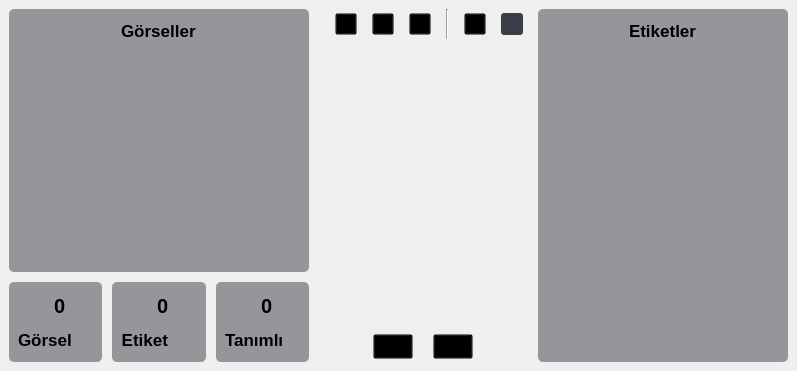
      <widget class="QWidget" name="page_labeling">
       <property name="styleSheet">
        <string notr="true">QListWidget, QTableWidget{
	border:none;
	background-color: transparent;
	color: #EEEEEE;
}

QTableWidget::item:selected, QTableWidget::item:hover{
	background-color: #272B32;
	color: #EEEEEE;
}
QTableWidget QTableCornerButton::section {
        background-color: transparent;
	border-bottom: 2px solid #00ADB5;
    }
#widget_image_list, #widget_current_label_area{
	background-color: rgba(57, 62, 70, 128);
	border-radius: 5px;
}
QPushButton{
	background-color: transparent;
}
QPushButton:checked{
	border:none;
	background-color: #393E46;
	border-radius: 3px;
}</string>
       </property>
       <layout class="QVBoxLayout" name="verticalLayout_2">
        <property name="leftMargin">
         <number>0</number>
        </property>
        <property name="topMargin">
         <number>0</number>
        </property>
        <property name="rightMargin">
         <number>0</number>
        </property>
        <property name="bottomMargin">
         <number>0</number>
        </property>
        <item>
         <widget class="QWidget" name="widget" native="true">
          <layout class="QHBoxLayout" name="horizontalLayout_3">
           <item>
            <widget class="QWidget" name="widget_4" native="true">
             <property name="sizePolicy">
              <sizepolicy hsizetype="Fixed" vsizetype="Preferred">
               <horstretch>0</horstretch>
               <verstretch>0</verstretch>
              </sizepolicy>
             </property>
             <layout class="QVBoxLayout" name="verticalLayout_6">
              <property name="spacing">
               <number>10</number>
              </property>
              <property name="leftMargin">
               <number>0</number>
              </property>
              <property name="topMargin">
               <number>0</number>
              </property>
              <property name="rightMargin">
               <number>0</number>
              </property>
              <property name="bottomMargin">
               <number>0</number>
              </property>
              <item>
               <widget class="QWidget" name="widget_image_list" native="true">
                <property name="minimumSize">
                 <size>
                  <width>300</width>
                  <height>0</height>
                 </size>
                </property>
                <property name="maximumSize">
                 <size>
                  <width>300</width>
                  <height>16777215</height>
                 </size>
                </property>
                <property name="styleSheet">
                 <string notr="true"/>
                </property>
                <layout class="QVBoxLayout" name="layout_image_list">
                 <property name="leftMargin">
                  <number>9</number>
                 </property>
                 <property name="topMargin">
                  <number>12</number>
                 </property>
                 <property name="rightMargin">
                  <number>9</number>
                 </property>
                 <property name="bottomMargin">
                  <number>9</number>
                 </property>
                 <item alignment="Qt::AlignHCenter">
                  <widget class="QLabel" name="label_image_list_title">
                   <property name="font">
                    <font>
                     <pointsize>13</pointsize>
                     <weight>75</weight>
                     <bold>true</bold>
                    </font>
                   </property>
                   <property name="text">
                    <string>Görseller</string>
                   </property>
                  </widget>
                 </item>
                 <item>
                  <widget class="QTableWidget" name="image_table">
                   <property name="verticalScrollBarPolicy">
                    <enum>Qt::ScrollBarAsNeeded</enum>
                   </property>
                   <property name="horizontalScrollBarPolicy">
                    <enum>Qt::ScrollBarAsNeeded</enum>
                   </property>
                   <property name="editTriggers">
                    <set>QAbstractItemView::NoEditTriggers</set>
                   </property>
                   <property name="alternatingRowColors">
                    <bool>false</bool>
                   </property>
                   <property name="selectionMode">
                    <enum>QAbstractItemView::SingleSelection</enum>
                   </property>
                   <property name="showGrid">
                    <bool>false</bool>
                   </property>
                   <property name="sortingEnabled">
                    <bool>false</bool>
                   </property>
                   <attribute name="horizontalHeaderVisible">
                    <bool>false</bool>
                   </attribute>
                   <attribute name="horizontalHeaderCascadingSectionResizes">
                    <bool>false</bool>
                   </attribute>
                   <attribute name="horizontalHeaderDefaultSectionSize">
                    <number>50</number>
                   </attribute>
                   <attribute name="horizontalHeaderHighlightSections">
                    <bool>true</bool>
                   </attribute>
                   <attribute name="horizontalHeaderMinimumSectionSize">
                    <number>0</number>
                   </attribute>
                   <attribute name="horizontalHeaderShowSortIndicator" stdset="0">
                    <bool>false</bool>
                   </attribute>
                   <attribute name="horizontalHeaderStretchLastSection">
                    <bool>true</bool>
                   </attribute>
                   <attribute name="verticalHeaderVisible">
                    <bool>false</bool>
                   </attribute>
                   <column>
                    <property name="text">
                     <string>Durum</string>
                    </property>
                   </column>
                   <column>
                    <property name="text">
                     <string>Görsel</string>
                    </property>
                   </column>
                  </widget>
                 </item>
                 <item>
                  <widget class="QWidget" name="widget_2" native="true">
                   <layout class="QHBoxLayout" name="horizontalLayout_6"/>
                  </widget>
                 </item>
                </layout>
               </widget>
              </item>
              <item>
               <widget class="QWidget" name="widget_total_values" native="true">
                <property name="minimumSize">
                 <size>
                  <width>0</width>
                  <height>80</height>
                 </size>
                </property>
                <property name="styleSheet">
                 <string notr="true">#widget_total_image, #widget_defined_annotation, #widget_total_annotation{
	border-radius: 5px;
	background-color:  rgba(57, 62, 70, 128);;
}</string>
                </property>
                <layout class="QVBoxLayout" name="verticalLayout_7">
                 <property name="spacing">
                  <number>10</number>
                 </property>
                 <property name="leftMargin">
                  <number>0</number>
                 </property>
                 <property name="topMargin">
                  <number>0</number>
                 </property>
                 <property name="rightMargin">
                  <number>0</number>
                 </property>
                 <property name="bottomMargin">
                  <number>0</number>
                 </property>
                 <item>
                  <layout class="QHBoxLayout" name="horizontalLayout_8">
                   <property name="spacing">
                    <number>10</number>
                   </property>
                   <property name="leftMargin">
                    <number>0</number>
                   </property>
                   <item>
                    <widget class="QWidget" name="widget_total_image" native="true">
                     <property name="toolTip">
                      <string>Toplam Görsel</string>
                     </property>
                     <layout class="QVBoxLayout" name="verticalLayout_8">
                      <item>
                       <layout class="QHBoxLayout" name="horizontalLayout_9">
                        <item>
                         <widget class="QLabel" name="total_image_icon">
                          <property name="minimumSize">
                           <size>
                            <width>30</width>
                            <height>30</height>
                           </size>
                          </property>
                          <property name="maximumSize">
                           <size>
                            <width>30</width>
                            <height>30</height>
                           </size>
                          </property>
                          <property name="text">
                           <string/>
                          </property>
                          <property name="pixmap">
                           <pixmap resource="../../rcc_files/rsrc.qrc">:/images/templates/images/image.svg</pixmap>
                          </property>
                          <property name="scaledContents">
                           <bool>true</bool>
                          </property>
                         </widget>
                        </item>
                        <item>
                         <widget class="QLabel" name="label_total_image_value">
                          <property name="font">
                           <font>
                            <pointsize>15</pointsize>
                            <weight>75</weight>
                            <bold>true</bold>
                           </font>
                          </property>
                          <property name="text">
                           <string>0</string>
                          </property>
                         </widget>
                        </item>
                       </layout>
                      </item>
                      <item>
                       <widget class="QLabel" name="label_image_title">
                        <property name="font">
                         <font>
                          <pointsize>13</pointsize>
                          <weight>75</weight>
                          <bold>true</bold>
                         </font>
                        </property>
                        <property name="text">
                         <string>Görsel</string>
                        </property>
                       </widget>
                      </item>
                     </layout>
                    </widget>
                   </item>
                   <item>
                    <widget class="QWidget" name="widget_total_annotation" native="true">
                     <property name="toolTip">
                      <string>Toplam Etiket</string>
                     </property>
                     <layout class="QVBoxLayout" name="verticalLayout_9">
                      <item>
                       <layout class="QHBoxLayout" name="horizontalLayout_10">
                        <item>
                         <widget class="QLabel" name="total_annotation_icon">
                          <property name="sizePolicy">
                           <sizepolicy hsizetype="Preferred" vsizetype="Preferred">
                            <horstretch>0</horstretch>
                            <verstretch>0</verstretch>
                           </sizepolicy>
                          </property>
                          <property name="minimumSize">
                           <size>
                            <width>30</width>
                            <height>30</height>
                           </size>
                          </property>
                          <property name="maximumSize">
                           <size>
                            <width>30</width>
                            <height>30</height>
                           </size>
                          </property>
                          <property name="text">
                           <string/>
                          </property>
                          <property name="pixmap">
                           <pixmap resource="../../rcc_files/rsrc.qrc">:/images/templates/images/label-colorful.svg</pixmap>
                          </property>
                          <property name="scaledContents">
                           <bool>true</bool>
                          </property>
                         </widget>
                        </item>
                        <item>
                         <widget class="QLabel" name="label_total_annotation_value">
                          <property name="font">
                           <font>
                            <pointsize>15</pointsize>
                            <weight>75</weight>
                            <bold>true</bold>
                           </font>
                          </property>
                          <property name="text">
                           <string>0</string>
                          </property>
                         </widget>
                        </item>
                       </layout>
                      </item>
                      <item alignment="Qt::AlignLeft">
                       <widget class="QLabel" name="label_total_annotation_title">
                        <property name="font">
                         <font>
                          <pointsize>13</pointsize>
                          <weight>75</weight>
                          <bold>true</bold>
                         </font>
                        </property>
                        <property name="text">
                         <string>Etiket</string>
                        </property>
                        <property name="alignment">
                         <set>Qt::AlignRight|Qt::AlignTrailing|Qt::AlignVCenter</set>
                        </property>
                       </widget>
                      </item>
                     </layout>
                    </widget>
                   </item>
                   <item>
                    <widget class="QWidget" name="widget_defined_annotation" native="true">
                     <property name="toolTip">
                      <string>Toplam Tanımlı Etiket</string>
                     </property>
                     <layout class="QVBoxLayout" name="verticalLayout_10">
                      <item>
                       <layout class="QHBoxLayout" name="horizontalLayout_11">
                        <item>
                         <widget class="QLabel" name="defined_annotation_icon">
                          <property name="minimumSize">
                           <size>
                            <width>30</width>
                            <height>30</height>
                           </size>
                          </property>
                          <property name="maximumSize">
                           <size>
                            <width>30</width>
                            <height>30</height>
                           </size>
                          </property>
                          <property name="text">
                           <string/>
                          </property>
                          <property name="pixmap">
                           <pixmap resource="../../rcc_files/rsrc.qrc">:/images/templates/images/tick-double.svg</pixmap>
                          </property>
                          <property name="scaledContents">
                           <bool>true</bool>
                          </property>
                         </widget>
                        </item>
                        <item>
                         <widget class="QLabel" name="label_defined_annotation_value">
                          <property name="font">
                           <font>
                            <pointsize>15</pointsize>
                            <weight>75</weight>
                            <bold>true</bold>
                           </font>
                          </property>
                          <property name="text">
                           <string>0</string>
                          </property>
                         </widget>
                        </item>
                       </layout>
                      </item>
                      <item>
                       <widget class="QLabel" name="label_defined_annotation_title">
                        <property name="font">
                         <font>
                          <pointsize>13</pointsize>
                          <weight>75</weight>
                          <bold>true</bold>
                         </font>
                        </property>
                        <property name="text">
                         <string>Tanımlı</string>
                        </property>
                        <property name="alignment">
                         <set>Qt::AlignLeading|Qt::AlignLeft|Qt::AlignVCenter</set>
                        </property>
                       </widget>
                      </item>
                     </layout>
                    </widget>
                   </item>
                  </layout>
                 </item>
                </layout>
               </widget>
              </item>
             </layout>
            </widget>
           </item>
           <item>
            <layout class="QVBoxLayout" name="verticalLayout_5">
             <item alignment="Qt::AlignLeft">
              <widget class="QWidget" name="widget_3" native="true">
               <property name="sizePolicy">
                <sizepolicy hsizetype="Preferred" vsizetype="Fixed">
                 <horstretch>0</horstretch>
                 <verstretch>0</verstretch>
                </sizepolicy>
               </property>
               <property name="minimumSize">
                <size>
                 <width>0</width>
                 <height>30</height>
                </size>
               </property>
               <layout class="QHBoxLayout" name="horizontalLayout_7">
                <property name="spacing">
                 <number>15</number>
                </property>
                <property name="leftMargin">
                 <number>20</number>
                </property>
                <property name="topMargin">
                 <number>0</number>
                </property>
                <property name="bottomMargin">
                 <number>0</number>
                </property>
                <item>
                 <widget class="QPushButton" name="pushButton_zoom_in">
                  <property name="minimumSize">
                   <size>
                    <width>22</width>
                    <height>22</height>
                   </size>
                  </property>
                  <property name="maximumSize">
                   <size>
                    <width>22</width>
                    <height>22</height>
                   </size>
                  </property>
                  <property name="toolTip">
                   <string>Yakınlaş</string>
                  </property>
                  <property name="styleSheet">
                   <string notr="true">QPushButton {
    background-repeat: no-repeat;
    border-image: url(:/images/templates/images/zoom-in.svg);
}

QPushButton:hover {
    border-image: url(:/images/templates/images/zoom-in-colorful.svg);
}</string>
                  </property>
                  <property name="text">
                   <string/>
                  </property>
                  <property name="iconSize">
                   <size>
                    <width>20</width>
                    <height>20</height>
                   </size>
                  </property>
                 </widget>
                </item>
                <item>
                 <widget class="QPushButton" name="pushButton_zoom_out">
                  <property name="minimumSize">
                   <size>
                    <width>22</width>
                    <height>22</height>
                   </size>
                  </property>
                  <property name="maximumSize">
                   <size>
                    <width>22</width>
                    <height>22</height>
                   </size>
                  </property>
                  <property name="toolTip">
                   <string>Uzaklaş</string>
                  </property>
                  <property name="styleSheet">
                   <string notr="true">QPushButton {
    background-repeat: no-repeat;
    border-image: url(:/images/templates/images/zoom-out.svg);
}

QPushButton:hover {
    border-image: url(:/images/templates/images/zoom-out-colorful.svg);
}</string>
                  </property>
                  <property name="text">
                   <string/>
                  </property>
                  <property name="iconSize">
                   <size>
                    <width>20</width>
                    <height>20</height>
                   </size>
                  </property>
                 </widget>
                </item>
                <item>
                 <widget class="QPushButton" name="pushButton_zoom_fit">
                  <property name="minimumSize">
                   <size>
                    <width>22</width>
                    <height>22</height>
                   </size>
                  </property>
                  <property name="maximumSize">
                   <size>
                    <width>22</width>
                    <height>22</height>
                   </size>
                  </property>
                  <property name="toolTip">
                   <string>Sığdır</string>
                  </property>
                  <property name="styleSheet">
                   <string notr="true">QPushButton {
    background-repeat: no-repeat;
    border-image: url(:/images/templates/images/zoom-fit.svg);
}

QPushButton:hover {
    border-image: url(:/images/templates/images/zoom-fit-colorful.svg);
}</string>
                  </property>
                  <property name="text">
                   <string/>
                  </property>
                  <property name="iconSize">
                   <size>
                    <width>20</width>
                    <height>20</height>
                   </size>
                  </property>
                 </widget>
                </item>
                <item>
                 <widget class="Line" name="line_2">
                  <property name="orientation">
                   <enum>Qt::Vertical</enum>
                  </property>
                 </widget>
                </item>
                <item>
                 <widget class="QPushButton" name="pushButton_activate_hand">
                  <property name="minimumSize">
                   <size>
                    <width>22</width>
                    <height>22</height>
                   </size>
                  </property>
                  <property name="maximumSize">
                   <size>
                    <width>22</width>
                    <height>22</height>
                   </size>
                  </property>
                  <property name="toolTip">
                   <string>Eller Serbest</string>
                  </property>
                  <property name="styleSheet">
                   <string notr="true">QPushButton {
    background-repeat: no-repeat;
    border-image: url(:/images/templates/images/hand.svg);
}

QPushButton:hover, QPushButton:checked {
    border-image: url(:/images/templates/images/hand-colorful.svg);
}</string>
                  </property>
                  <property name="text">
                   <string/>
                  </property>
                  <property name="iconSize">
                   <size>
                    <width>20</width>
                    <height>20</height>
                   </size>
                  </property>
                  <property name="checkable">
                   <bool>true</bool>
                  </property>
                 </widget>
                </item>
                <item>
                 <widget class="QPushButton" name="pushButton_activate_crosshair">
                  <property name="minimumSize">
                   <size>
                    <width>22</width>
                    <height>22</height>
                   </size>
                  </property>
                  <property name="maximumSize">
                   <size>
                    <width>22</width>
                    <height>22</height>
                   </size>
                  </property>
                  <property name="toolTip">
                   <string>Seçim Yap</string>
                  </property>
                  <property name="styleSheet">
                   <string notr="true">QPushButton {
    border-image: url(:/images/templates/images/cross-hair.svg);
}

QPushButton:hover, QPushButton:checked {
    border-image: url(:/images/templates/images/cross-hair-colorful.svg);
}</string>
                  </property>
                  <property name="text">
                   <string/>
                  </property>
                  <property name="iconSize">
                   <size>
                    <width>20</width>
                    <height>20</height>
                   </size>
                  </property>
                  <property name="checkable">
                   <bool>true</bool>
                  </property>
                  <property name="checked">
                   <bool>true</bool>
                  </property>
                 </widget>
                </item>
               </layout>
              </widget>
             </item>
             <item>
              <widget class="QWidget" name="widget_labeling_area" native="true">
               <property name="sizePolicy">
                <sizepolicy hsizetype="MinimumExpanding" vsizetype="Preferred">
                 <horstretch>0</horstretch>
                 <verstretch>0</verstretch>
                </sizepolicy>
               </property>
               <property name="styleSheet">
                <string notr="true">QGraphicsView{
	background-color: transparent;
}</string>
               </property>
               <layout class="QVBoxLayout" name="layout_labeling_area">
                <property name="spacing">
                 <number>0</number>
                </property>
                <property name="leftMargin">
                 <number>0</number>
                </property>
                <property name="topMargin">
                 <number>0</number>
                </property>
                <property name="rightMargin">
                 <number>0</number>
                </property>
                <property name="bottomMargin">
                 <number>0</number>
                </property>
               </layout>
              </widget>
             </item>
             <item alignment="Qt::AlignHCenter">
              <widget class="QWidget" name="widget_labeling_bottom_area" native="true">
               <property name="sizePolicy">
                <sizepolicy hsizetype="Fixed" vsizetype="Fixed">
                 <horstretch>0</horstretch>
                 <verstretch>0</verstretch>
                </sizepolicy>
               </property>
               <property name="minimumSize">
                <size>
                 <width>0</width>
                 <height>25</height>
                </size>
               </property>
               <property name="styleSheet">
                <string notr="true"/>
               </property>
               <layout class="QHBoxLayout" name="horizontalLayout_5">
                <property name="topMargin">
                 <number>3</number>
                </property>
                <property name="bottomMargin">
                 <number>3</number>
                </property>
                <item>
                 <widget class="QPushButton" name="pushButton_previous_image">
                  <property name="minimumSize">
                   <size>
                    <width>25</width>
                    <height>25</height>
                   </size>
                  </property>
                  <property name="styleSheet">
                   <string notr="true">QPushButton {
    background-repeat: no-repeat;
    border-image: url(:/images/templates/images/left.svg);
}

QPushButton:hover {
	background-color: rgba(57, 62, 70, 64);
	border-radius:5px;
    border-image: url(:/images/templates/images/left-colorful.svg);
}</string>
                  </property>
                  <property name="text">
                   <string/>
                  </property>
                  <property name="iconSize">
                   <size>
                    <width>20</width>
                    <height>20</height>
                   </size>
                  </property>
                 </widget>
                </item>
                <item>
                 <widget class="QLabel" name="label_current_image_name">
                  <property name="sizePolicy">
                   <sizepolicy hsizetype="Fixed" vsizetype="Preferred">
                    <horstretch>0</horstretch>
                    <verstretch>0</verstretch>
                   </sizepolicy>
                  </property>
                  <property name="font">
                   <font>
                    <pointsize>10</pointsize>
                   </font>
                  </property>
                  <property name="text">
                   <string/>
                  </property>
                 </widget>
                </item>
                <item>
                 <widget class="QPushButton" name="pushButton_next_image">
                  <property name="minimumSize">
                   <size>
                    <width>25</width>
                    <height>25</height>
                   </size>
                  </property>
                  <property name="styleSheet">
                   <string notr="true">QPushButton {
    background-repeat: no-repeat;
    border-image: url(:/images/templates/images/right.svg);
}

QPushButton:hover {
	background-color: rgba(57, 62, 70, 64);
	border-radius:5px;
    border-image: url(:/images/templates/images/right-colorful.svg);
}</string>
                  </property>
                  <property name="text">
                   <string/>
                  </property>
                  <property name="icon">
                   <iconset theme="dark">
                    <normaloff>.</normaloff>.</iconset>
                  </property>
                  <property name="iconSize">
                   <size>
                    <width>20</width>
                    <height>20</height>
                   </size>
                  </property>
                  <property name="autoDefault">
                   <bool>false</bool>
                  </property>
                  <property name="default">
                   <bool>false</bool>
                  </property>
                  <property name="flat">
                   <bool>false</bool>
                  </property>
                 </widget>
                </item>
               </layout>
              </widget>
             </item>
            </layout>
           </item>
           <item>
            <widget class="QWidget" name="widget_current_label_area" native="true">
             <property name="minimumSize">
              <size>
               <width>250</width>
               <height>200</height>
              </size>
             </property>
             <property name="maximumSize">
              <size>
               <width>250</width>
               <height>16777215</height>
              </size>
             </property>
             <layout class="QVBoxLayout" name="verticalLayout_4">
              <property name="topMargin">
               <number>12</number>
              </property>
              <property name="bottomMargin">
               <number>9</number>
              </property>
              <item alignment="Qt::AlignHCenter">
               <widget class="QLabel" name="label">
                <property name="font">
                 <font>
                  <pointsize>13</pointsize>
                  <weight>75</weight>
                  <bold>true</bold>
                 </font>
                </property>
                <property name="text">
                 <string>Etiketler</string>
                </property>
               </widget>
              </item>
              <item>
               <widget class="QListWidget" name="current_label_list">
                <property name="styleSheet">
                 <string notr="true">QListWidget::item:selected, QListWidget::item:hover{
	border:none;
	background-color: #272B32;
}</string>
                </property>
               </widget>
              </item>
             </layout>
            </widget>
           </item>
          </layout>
         </widget>
        </item>
       </layout>
      </widget>
